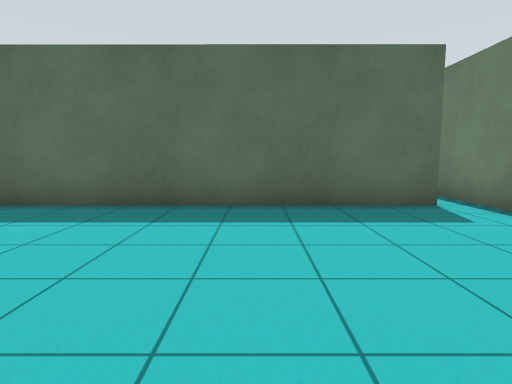
[1] (above)

23 first-person views from a walk through a robot-simulator world made for Gazebo. The camera is 0.94 m above the floor, tilts 6° down and sees 75° across. The floor is counted in squares, 1 m on a side. Each view is taken from the middle of a square. On the plan, view 1 faces up. The plan holds only what a view shows up to about 12 squares ahead; the rest is blank.

[2]
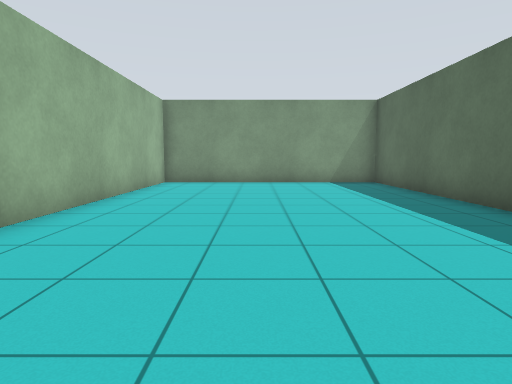

[3]
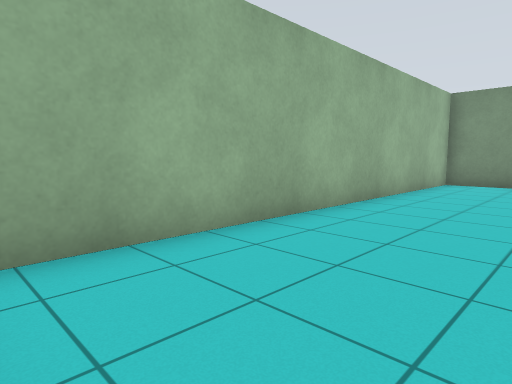

[4]
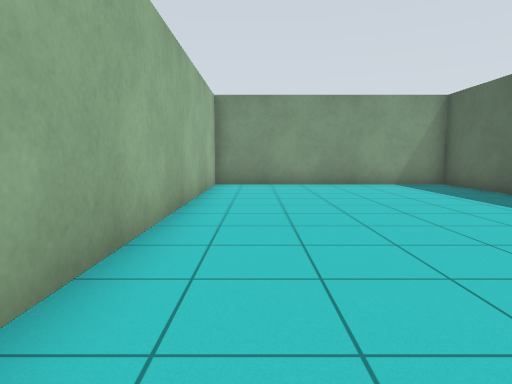

[5]
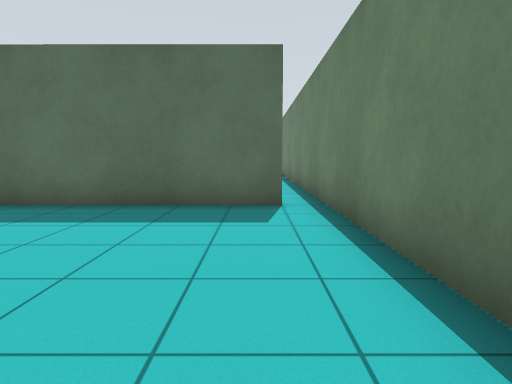

[6]
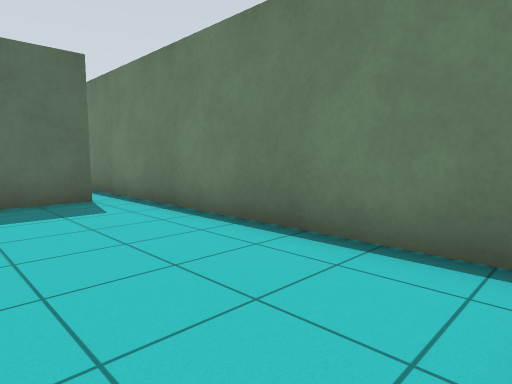

[7]
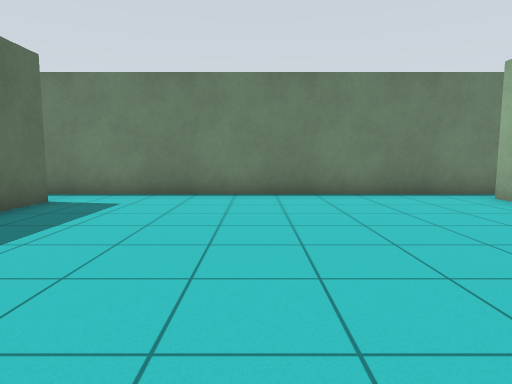

[8]
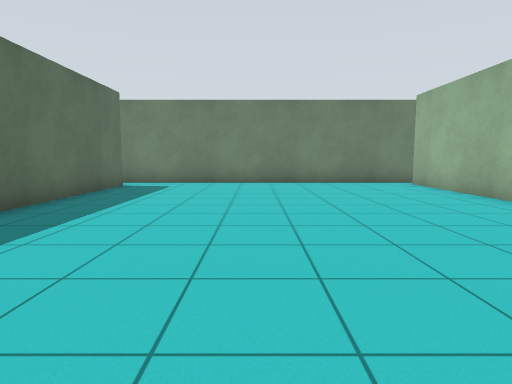

[9]
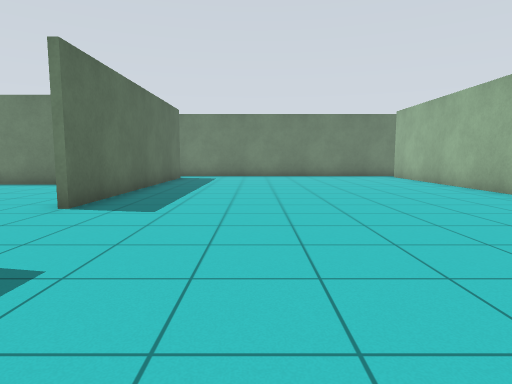

[10]
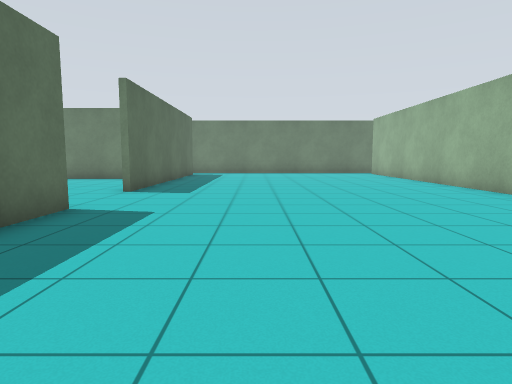

[11]
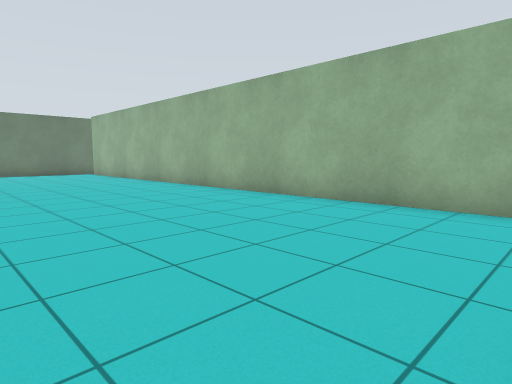

[12]
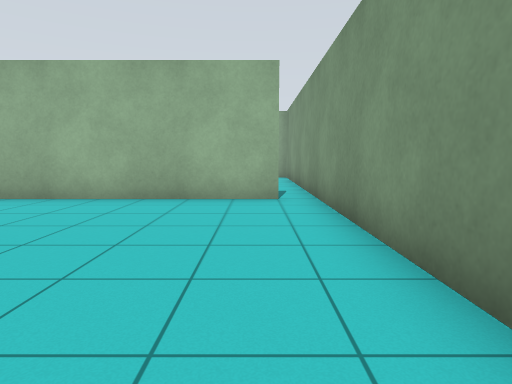

[13]
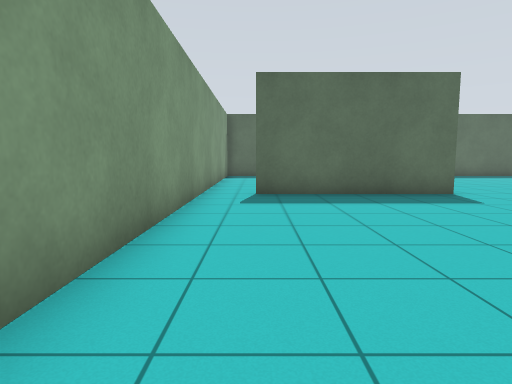

[14]
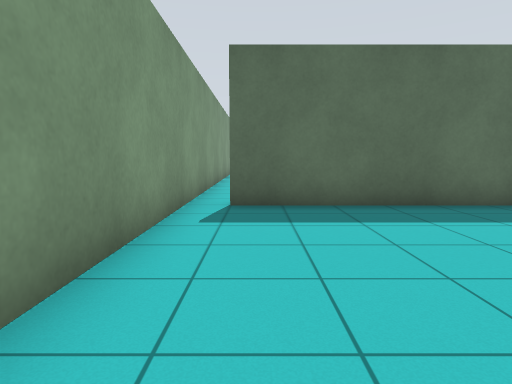

[15]
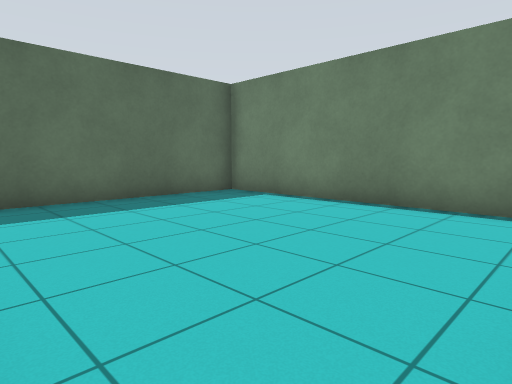

[16]
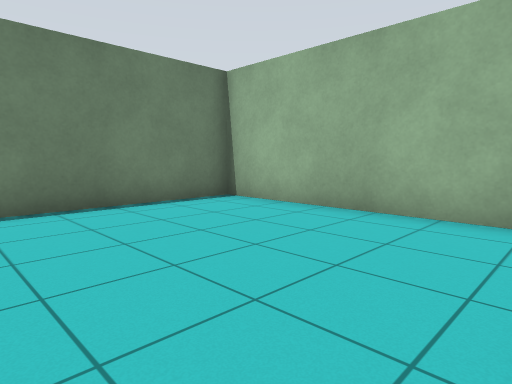

[17]
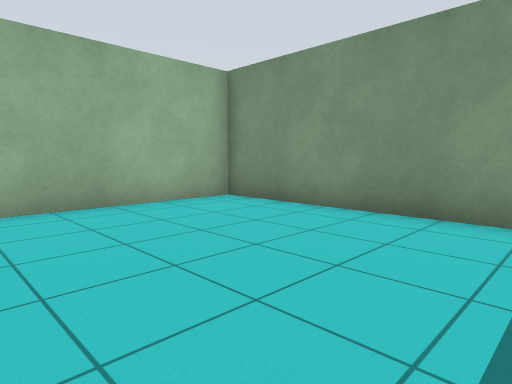

[18]
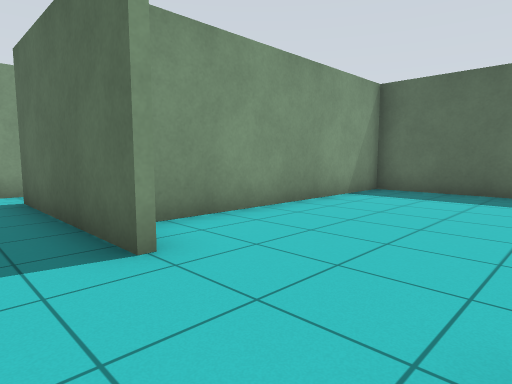

[19]
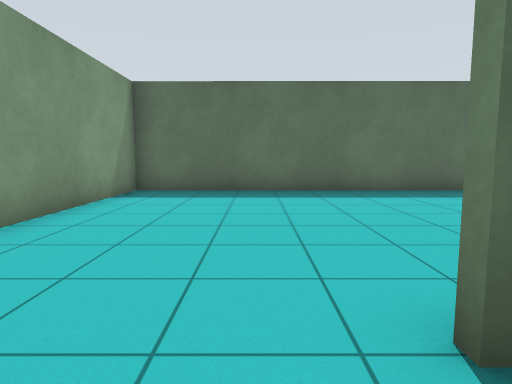

[20]
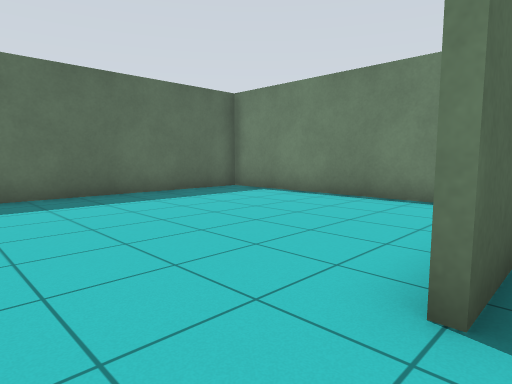

[21]
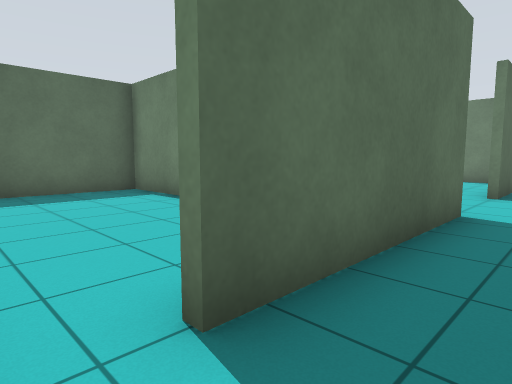

[22]
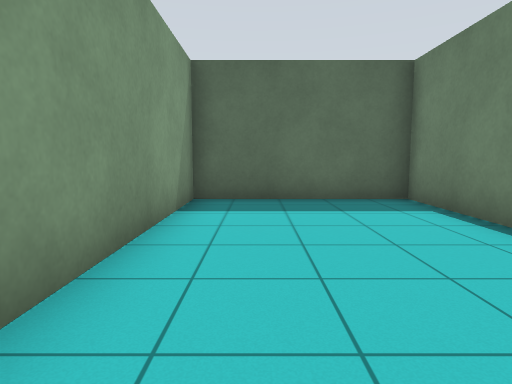

[23]
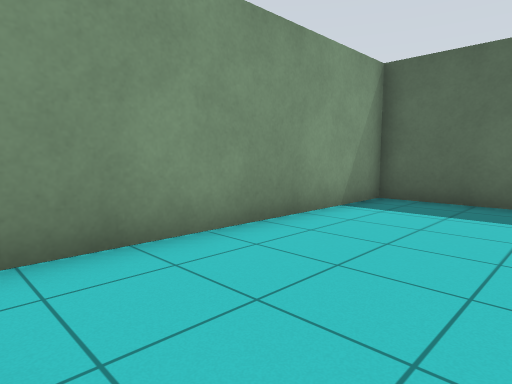

### Floor plan
Points are (right, up) in squares from view 1. A wall is a line through its corners. A room is listed if a view was taken in it or the views show most of it. See-through windows are left out.
Room 1 (views 1, 2, 3, 4, 5, 6)
walls: (4.4, -0.6) (4.4, 5.4); (3.5, 6.4) (-8.9, 6.4); (-8.9, -1.4) (3.6, -1.4); (-8.4, 6.5) (-8.4, -1.5)
ways out: opening at (4, 6) to room 2
Room 2 (views 7, 8, 9, 10, 11, 12, 13, 18, 19, 20, 21)
walls: (-9, 16.4) (-14.1, 16.4); (3, 16.4) (-6.1, 16.4); (-14.6, 6.6) (3.5, 6.6); (4.4, 5.4) (4.4, 16.4); (-15.4, 15.5) (-15.4, 6.5)
ways out: opening at (4, 6) to room 1; opening at (-15, 6) to room 3; opening at (-15, 16) to room 4; opening at (-7.5, 16) to room 5; opening at (4, 16)
Room 3 (views 14, 15, 16, 17)
walls: (-15.4, 6.5) (-15.4, -1.4) (-8.9, -1.4); (-8.6, -1.5) (-8.6, 6.5); (-8.9, 6.4) (-14.6, 6.4)
ways out: opening at (-15, 6) to room 2
Room 4 (views 22, 23)
walls: (-10.6, 21.4) (-10.6, 24.5); (-11, 24.4) (-15.4, 24.4) (-15.4, 15.5)
ways out: opening at (-15, 16) to room 2
Room 5 (no view inside)
walls: (-10.4, 24.5) (-10.4, 17.2); (-0.6, 17.5) (-0.6, 24.4) (-11, 24.4)
ways out: opening at (-7.5, 16) to room 2

Where each view was taken, in squares from view 1:
view 1: 0 up, 0 right, facing up
view 2: 2 up, 4 right, facing left
view 3: 2 up, 4 right, facing down-left
view 4: 0 up, 3 right, facing left
view 5: 0 up, 3 right, facing up
view 6: 1 down, 1 right, facing up-right
view 7: 12 up, 4 left, facing right
view 8: 12 up, 8 left, facing right
view 9: 13 up, 12 left, facing right
view 10: 13 up, 15 left, facing right
view 11: 13 up, 15 left, facing down-right
view 12: 14 up, 14 left, facing down
view 13: 8 up, 14 left, facing up
view 14: 0 up, 14 left, facing up
view 15: 1 down, 15 left, facing up-right
view 16: 4 up, 15 left, facing down-right
view 17: 5 up, 10 left, facing down-left
view 18: 15 up, 6 left, facing up-left
view 19: 15 up, 7 left, facing up
view 20: 16 up, 8 left, facing up-right
view 21: 15 up, 15 left, facing up-right
view 22: 17 up, 14 left, facing up
view 23: 17 up, 12 left, facing up-left
